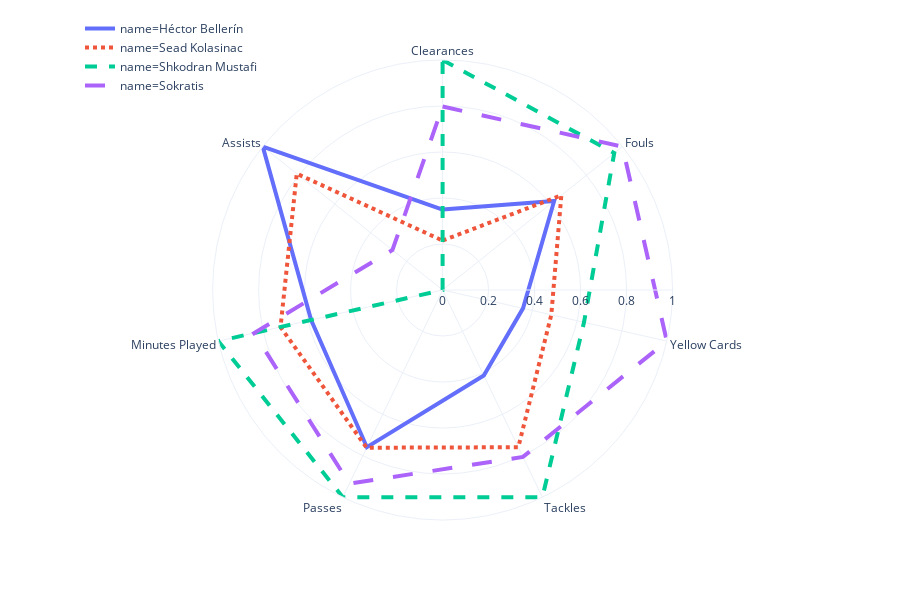

The notebook cell saved with this chart:
### Code cell
fig = px.line_polar(df, r='value', theta='kpi'
                    ,color='name', line_dash='name', line_close=True, template="plotly_white")
fig.update_traces(mode='lines', line_width=4)
fig.update_layout(legend=dict(x=0, y=1.1))
fig.show()

### Figure 1 — Plotly figure (JSON) as saved in the notebook; plotly's stock layout.template omitted (floating-point values rounded to 4 significant figures)
{"data": [{"hoverlabel": {"namelength": 0}, "hovertemplate": "name=Héctor Bellerín<br>value=%{r}<br>kpi=%{theta}", "legendgroup": "name=Héctor Bellerín", "line": {"color": "#636efa", "dash": "solid", "width": 4}, "mode": "lines", "name": "name=Héctor Bellerín", "r": [0.3496, 0.6203, 0.3586, 0.4127, 0.7587, 0.5862, 1, 0.3496], "showlegend": true, "subplot": "polar", "theta": ["Clearances", "Fouls", "Yellow Cards", "Tackles", "Passes", "Minutes Played", "Assists", "Clearances"], "type": "scatterpolar"}, {"hoverlabel": {"namelength": 0}, "hovertemplate": "name=Sead Kolasinac<br>value=%{r}<br>kpi=%{theta}", "legendgroup": "name=Sead Kolasinac", "line": {"color": "#EF553B", "dash": "dot", "width": 4}, "mode": "lines", "name": "name=Sead Kolasinac", "r": [0.2148, 0.6604, 0.4848, 0.7587, 0.7612, 0.7228, 0.8111, 0.2148], "showlegend": true, "subplot": "polar", "theta": ["Clearances", "Fouls", "Yellow Cards", "Tackles", "Passes", "Minutes Played", "Assists", "Clearances"], "type": "scatterpolar"}, {"hoverlabel": {"namelength": 0}, "hovertemplate": "name=Shkodran Mustafi<br>value=%{r}<br>kpi=%{theta}", "legendgroup": "name=Shkodran Mustafi", "line": {"color": "#00cc96", "dash": "dash", "width": 4}, "mode": "lines", "name": "name=Shkodran Mustafi", "r": [1, 0.9546, 0.6307, 1, 1, 1, 0, 1], "showlegend": true, "subplot": "polar", "theta": ["Clearances", "Fouls", "Yellow Cards", "Tackles", "Passes", "Minutes Played", "Assists", "Clearances"], "type": "scatterpolar"}, {"hoverlabel": {"namelength": 0}, "hovertemplate": "name=Sokratis<br>value=%{r}<br>kpi=%{theta}", "legendgroup": "name=Sokratis", "line": {"color": "#ab63fa", "dash": "longdash", "width": 4}, "mode": "lines", "name": "name=Sokratis", "r": [0.7977, 1, 1, 0.8056, 0.9345, 0.8409, 0.2789, 0.7977], "showlegend": true, "subplot": "polar", "theta": ["Clearances", "Fouls", "Yellow Cards", "Tackles", "Passes", "Minutes Played", "Assists", "Clearances"], "type": "scatterpolar"}], "layout": {"height": 600, "legend": {"tracegroupgap": 0, "x": 0, "y": 1.1}, "margin": {"t": 60}, "polar": {"angularaxis": {"direction": "clockwise", "rotation": 90}, "domain": {"x": [0, 0.98], "y": [0, 1]}}}}
